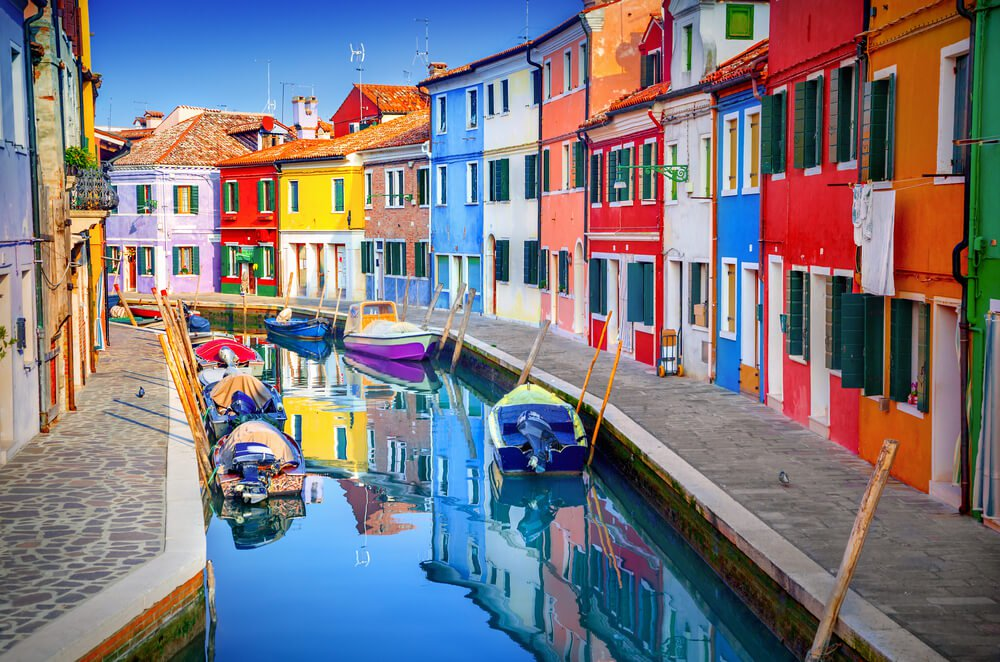
#> input picture colorpic.jpg, 1000 x 662 px
$ python colour_seperation.py --image colorpic.jpg
#> lines starting #> are read from the running program, lines starting #| are printed output that depends on the picture; after the words box and inside, x2 and y2 are one past the last pixel; in counts of white or black regions, pixels touching at a corner belong together
# import the necessary packages
import numpy as np
import argparse
import cv2
# construct the argument parse and parse the arguments
ap = argparse.ArgumentParser()
ap.add_argument("-i", "--image", help = "path to the image")
args = vars(ap.parse_args())
# load the image
image = cv2.imread(args["image"])
#> image is the input picture: shape (662, 1000, 3); mean B, G, R 127.2, 120.1, 124.8
# define the list of boundaries
boundaries = [
([17, 15, 100], [50, 56, 200]),
([86, 31, 4], [220, 88, 50]),
([25, 146, 190], [62, 174, 250]),
([103, 86, 65], [145, 133, 128])
]
# loop over the boundaries
for (lower, upper) in boundaries:
# create NumPy arrays from the boundaries
	lower = np.array(lower, dtype = "uint8")
	upper = np.array(upper, dtype = "uint8")
# find the colors within the specified boundaries and apply
# the mask
mask = cv2.inRange(image, lower, upper)
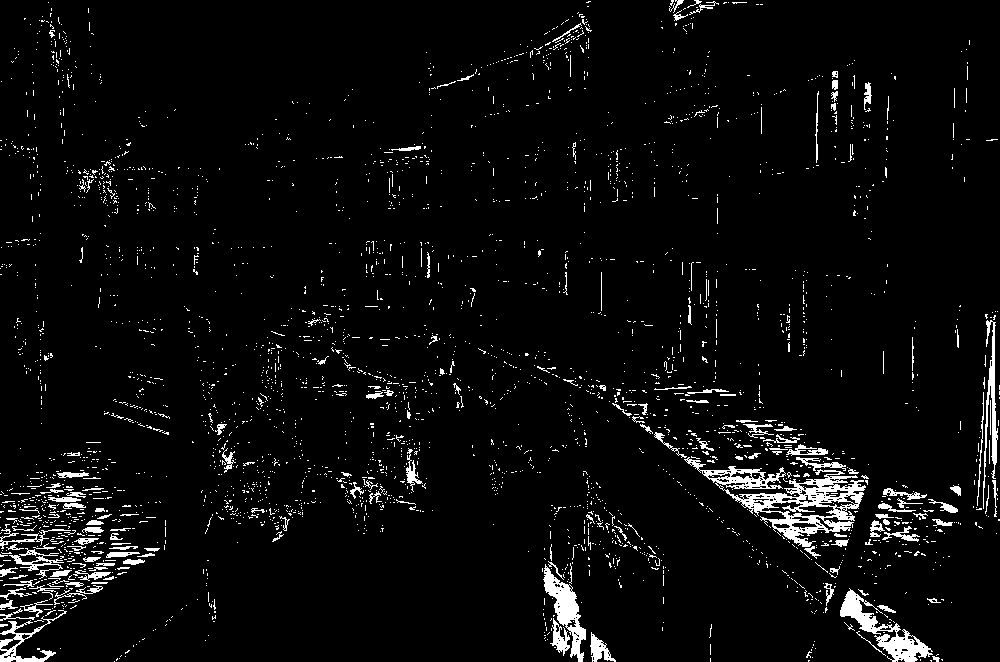
#> mask: shape (662, 1000); 4.4% white; 3218 white regions (3036 under 20 px), largest, box (x1, y1, x2, y2) and area: (684, 457, 866, 547) 4486, (840, 588, 933, 662) 1849, (543, 564, 586, 662) 1446
output = cv2.bitwise_and(image, image, mask = mask)
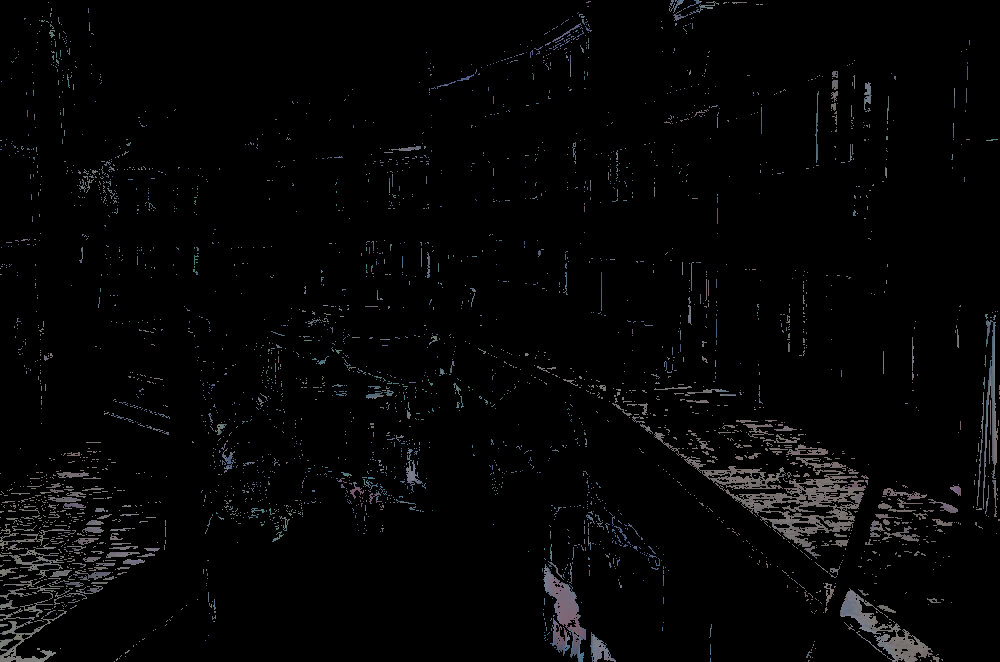
#> output: shape (662, 1000, 3); mean B, G, R 5.2, 4.9, 4.9
# show the images
cv2.imshow("images", np.hstack([image, output]))
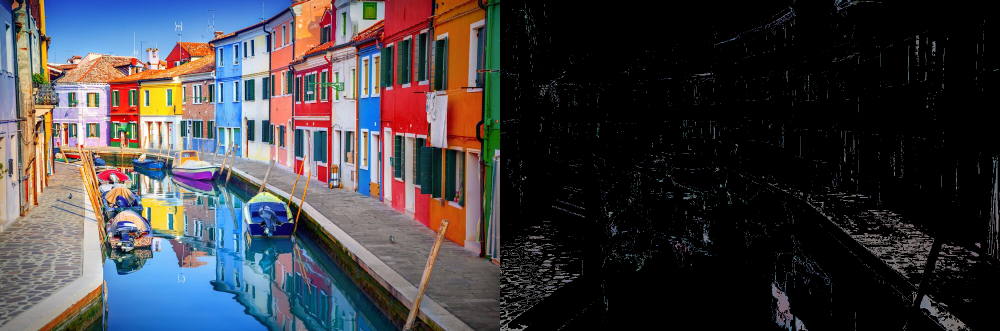
#> window 'images': shape (662, 2000, 3) (shown at 1/2 size); mean B, G, R 66.2, 62.5, 64.9
cv2.waitKey(0)
